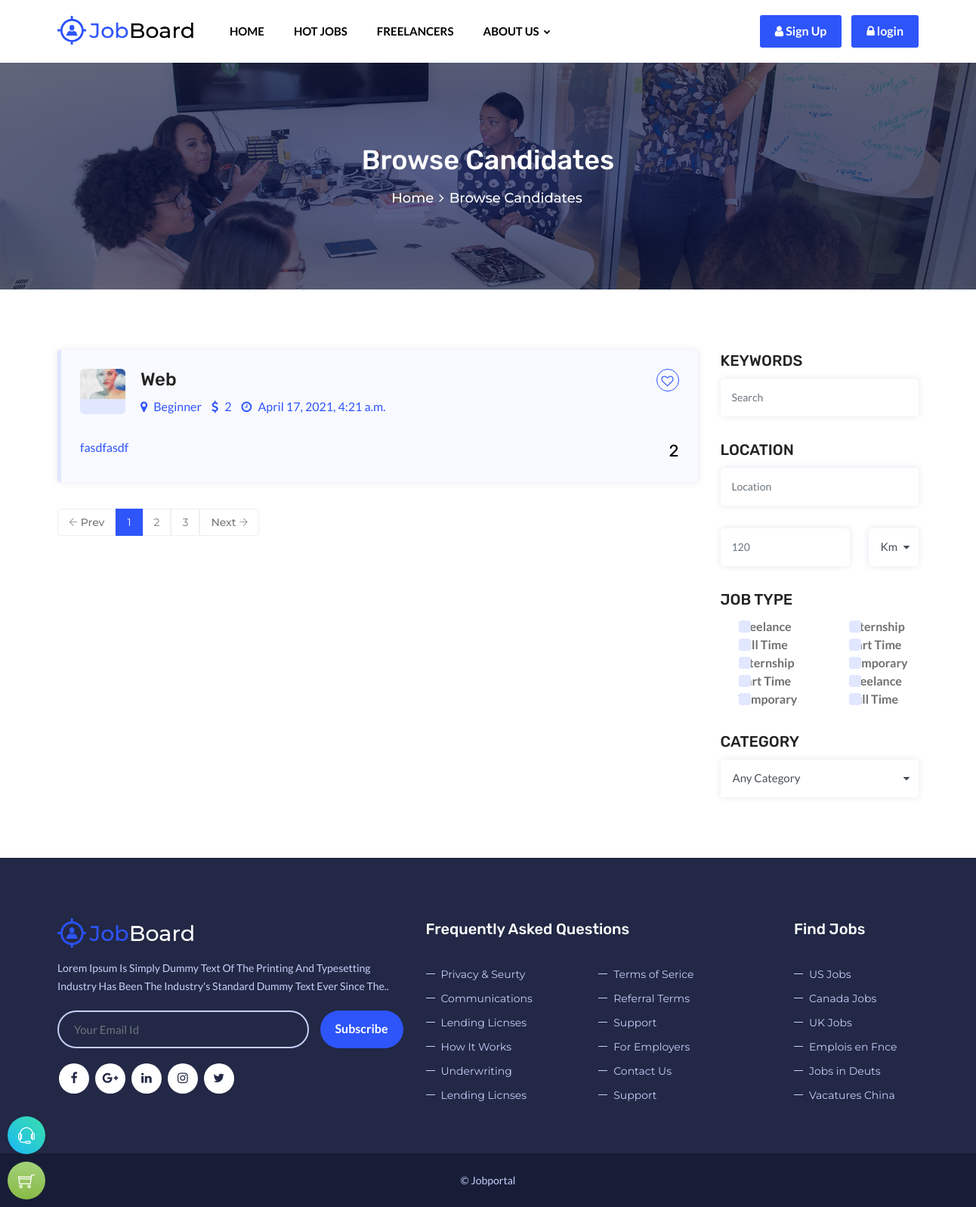
Page /freelancer/ on the committed database.
### mainapp/models.py (models this page shows, shortened)
class freelancer_job(models.Model):
    TYPE=(
        ('Beginner','Beginner'),
        ('Intermediate','Intermediate'),
        ('Expart','Expart'),
        )
    freelancer_profile = models.OneToOneField(User, on_delete=models.CASCADE,null=True)
    freelancer_title = models.CharField(max_length=200)
    freelancer_slug = models.SlugField(max_length=100,default=freelancer_title)
    freelancer_level = models.CharField(max_length=100, choices=TYPE)
    freelancer_thumbnail = models.ImageField(upload_to='media/images', null=True)
    freelancer_description = models.TextField(max_length=3000)
    freelancer_expected_salary = models.IntegerField()
    freelancer_skills = models.TextField(max_length=3000)
    Year_of_experience = models.IntegerField()
    freelancer_created = models.DateTimeField(default=now)
    freelancer_free_for_work = models.BooleanField(default=False)
    freelancer_promotion = models.BooleanField(default=False)

### mainapp/views.py (the view)
# urls.py: path('freelancer/', views.freelancer, name="freelancer"),
def freelancer(request):
    free_jobs = freelancer_job.objects.all()
    return render(request, 'browse-candidates.html', {'free_jobs':free_jobs})

### mainapp/templates/browse-candidates.html (shortened to what this page needs)
{% extends 'base.html' %}
{% load static%}
{% block content%}
    <div class="page-content bg-white">
        <div class="dez-bnr-inr overlay-black-middle" style="background-image:url( {% static 'images/banner/bnr1.jpg' %});">
            <div class="container">
                <div class="dez-bnr-inr-entry">
                    <h1 class="text-white">Browse Candidates</h1>
					<div class="breadcrumb-row">
						<ul class="list-inline">
							<li><a href="#">Home</a></li>
							<li>Browse Candidates</li>
						</ul>
					</div>
                </div>
            </div>
        </div>
		<div class="content-block">
            <div class="section-full bg-white browse-job content-inner-2">
				<div class="container">
					<div class="row">
						<div class="col-xl-9 col-lg-8">
							<ul class="post-job-bx">
								{% for p in free_jobs%}
								<li>
									<a href="{% url 'freelancher_detail' p.id %}">
										<div class="d-flex m-b30">
											<div class="job-post-company">
												<span><img src="{{p.freelancer_thumbnail.url}}"/></span>
											</div>
											<div class="job-post-info">
												<h4>{{p.freelancer_title}}</h4>
												<ul>
													<li><i class="fa fa-map-marker"></i> {{p.freelancer_level}}</li>
													<li><i class="fa fa-usd"></i> {{p.freelancer_expected_salary}}</li>
													<li><i class="fa fa-clock-o"></i> {{p.freelancer_created}}</li>
												</ul>
											</div>
										</div>
										<div class="d-flex">
											<div class="job-time mr-auto">
												{{p.freelancer_skills}}
											</div>
											<div class="salary-bx">
												<span>{{p.freelancer_expected_salary}}</span>
											</div>
										</div>
										<span class="post-like fa fa-heart-o"></span>
									</a>
								</li>
								 {% endfor %}
							</ul>
							<div class="pagination-bx m-t30">
								<ul class="pagination">
									<li class="previous"><a href="#"><i class="ti-arrow-left"></i> Prev</a></li>
									<li class="active"><a href="#">1</a></li>
									<li><a href="#">2</a></li>
									<li><a href="#">3</a></li>
									<li class="next"><a href="#">Next <i class="ti-arrow-right"></i></a></li>
								</ul>
							</div>
						</div>
						<div class="col-xl-3 col-lg-4">
							<div class="sticky-top">
								<div class="clearfix m-b30">
									<h5 class="widget-title font-weight-700 text-uppercase">Keywords</h5>
									<div class="">
										<input type="text" class="form-control" placeholder="Search">
									</div>
								</div>
								<div class="clearfix m-b10">
									<h5 class="widget-title font-weight-700 m-t0 text-uppercase">Location</h5>
									<input type="text" class="form-control m-b30" placeholder="Location">
									<div class="input-group m-b20">
										<input type="text" class="form-control" placeholder="120">
										<select>
											<option>Km</option>
										</select>
									</div>
								</div>
								<div class="clearfix m-b30">
									<h5 class="widget-title font-weight-700 text-uppercase">Job type</h5>
									<div class="row">
										<div class="col-lg-6 col-md-6 col-sm-6 col-6">
											<div class="product-brand">
												<div class="custom-control custom-checkbox">
													<label class="custom-control-label" for="check1">Freelance</label>
												</div>
												<div class="custom-control custom-checkbox">
													<label class="custom-control-label" for="check2">Full Time</label>
												</div>
												<div class="custom-control custom-checkbox">
													<label class="custom-control-label" for="check3">Internship</label>
												</div>
												<div class="custom-control custom-checkbox">
													<label class="custom-control-label" for="check4">Part Time</label>
												</div>
												<div class="custom-control custom-checkbox">
													<label class="custom-control-label" for="check5">Temporary</label>
												</div>
											</div>
										</div>
										<div class="col-lg-6 col-md-6 col-sm-6 col-6">
											<div class="product-brand">
												<div class="custom-control custom-checkbox">
													<label class="custom-control-label" for="check8">Internship</label>
												</div>
												<div class="custom-control custom-checkbox">
													<label class="custom-control-label" for="check9">Part Time</label>
												</div>
												<div class="custom-control custom-checkbox">
													<label class="custom-control-label" for="check10">Temporary</label>
												</div>
												<div class="custom-control custom-checkbox">
													<label class="custom-control-label" for="check6">Freelance</label>
												</div>
												<div class="custom-control custom-checkbox">
													<label class="custom-control-label" for="check7">Full Time</label>
												</div>
											</div>
										</div>
									</div>
								</div>
								<div class="clearfix">
									<h5 class="widget-title font-weight-700 text-uppercase">Category</h5>
									<select>
										<option>Any Category</option>
									</select>
								</div>
							</div>
						</div>
					</div>
				</div>
			</div>
        </div>
    </div>
	{% endblock %}

### mainapp/static/css/templete.css (style rules this page uses)
.job-search-form .form-control::-moz-placeholder, .browse-job .form-control, .submit-resume .form-control { font-size: 16px; font-family: roboto; }
.browse-job .widget-title { margin-bottom: 10px; }
.browse-job .form-control, .browse-job .btn.dropdown-toggle.btn-default, .submit-resume .form-control, .submit-resume .btn.dropdown-toggle.btn-default { background-color: #fff !important; border:0 !important; box-shadow: 0 0 10px 0 rgba(0,24,128,0.1) !important; }
.custom-control-label:before { background-color: #e1e7ff; }
.browse-job .form-control { height: 50px; border-radius: 5px!important; margin-right: 25px; }
.post-job-bx { margin:0; padding:0; list-style:none; }
.post-job-bx, .post-job-bx li, .post-job-bx ul { list-style:none; margin:0; padding:0; }
.post-job-bx ul li { display:inline-block; margin-right:10px; color: #2e55fa; }
.post-job-bx ul li i { margin-right:5px; }
.post-job-bx a { padding:25px; background-color:#fff; border-left: 5px solid #e1e7ff; border-radius:4px; box-shadow: 0 0 10px 0 rgba(0,24,128,0.1); display: block; position:relative; }
.post-job-bx > li { margin-bottom:30px; }
.post-job-bx > li:last-child { margin-bottom:0; }
.post-job-bx > li:nth-of-type(2n+1) a { background-color:#f9faff; }
.job-post-company span { display: block; width: 60px; height: 60px; border-radius: 6px; background-color: #e1e7ff; text-align: center; overflow: hidden; }
.job-post-company { margin-right:20px; }
.post-job-bx h4 { margin-bottom:10px; }
.salary-bx span { color:#000; font-family:rubik; font-size:22px; }
.post-like { width: 30px; height: 30px; border-radius: 30px; border: 1px solid #2e55fa; line-height: 30px; text-align: center; color: #2e55fa; position: absolute; top: 25px; right: 25px; }
.pagination-bx .previous a { border-radius: 4px 0px 0px 4px !important; }
.pagination-bx .next a { border-radius: 0px 4px 4px 0px !important; }

### rows in the picture
freelancer_job: freelancer_thumbnail (picture), freelancer_title "Web", freelancer_level "Beginner", freelancer_expected_salary "2", freelancer_created "April 17, 2021, 4:21 a.m.", freelancer_skills "fasdfasdf"
